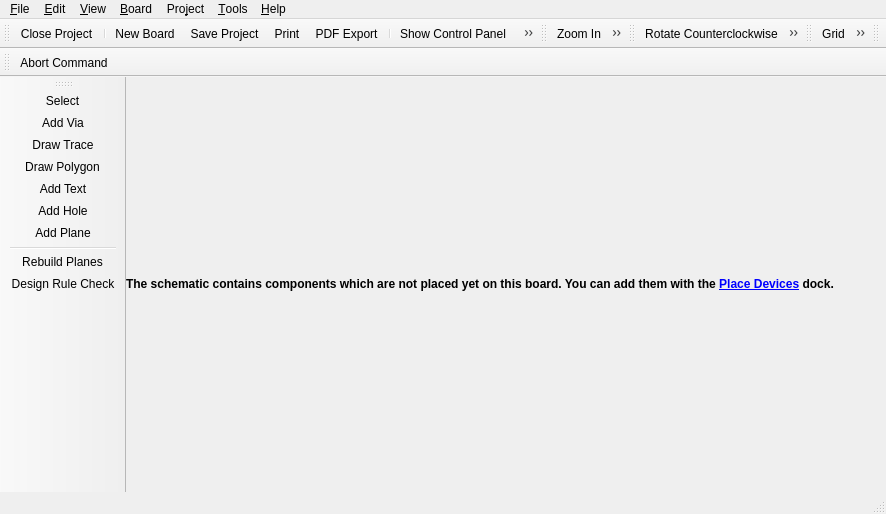
<?xml version="1.0" encoding="UTF-8"?>
<ui version="4.0">
 <class>librepcb::project::editor::BoardEditor</class>
 <widget class="QMainWindow" name="librepcb::project::editor::BoardEditor">
  <property name="enabled">
   <bool>true</bool>
  </property>
  <property name="geometry">
   <rect>
    <x>0</x>
    <y>0</y>
    <width>886</width>
    <height>514</height>
   </rect>
  </property>
  <property name="windowTitle">
   <string>Board Editor</string>
  </property>
  <property name="windowIcon">
   <iconset>
    <normaloff>:/img/actions/board_editor.png</normaloff>:/img/actions/board_editor.png</iconset>
  </property>
  <widget class="QWidget" name="centralwidget">
   <layout class="QVBoxLayout" name="verticalLayout">
    <property name="spacing">
     <number>0</number>
    </property>
    <property name="leftMargin">
     <number>0</number>
    </property>
    <property name="topMargin">
     <number>0</number>
    </property>
    <property name="rightMargin">
     <number>0</number>
    </property>
    <property name="bottomMargin">
     <number>0</number>
    </property>
    <item>
     <widget class="QTabBar" name="tabBar" native="true"/>
    </item>
    <item>
     <widget class="QLabel" name="lblUnplacedComponentsNote">
      <property name="font">
       <font>
        <weight>75</weight>
        <bold>true</bold>
       </font>
      </property>
      <property name="styleSheet">
       <string notr="true">QLabel {background-color: rgb(255, 255, 127); color: rgb(170, 0, 0);};</string>
      </property>
      <property name="text">
       <string>&lt;html&gt;&lt;head/&gt;&lt;body&gt;&lt;p&gt;The schematic contains components which are not placed yet on this board. You can add them with the &lt;a href=&quot;PlaceDevicesDock&quot;&gt;&lt;span style=&quot; text-decoration: underline; color:#0000ff;&quot;&gt;Place Devices&lt;/span&gt;&lt;/a&gt; dock.&lt;/p&gt;&lt;/body&gt;&lt;/html&gt;</string>
      </property>
      <property name="wordWrap">
       <bool>true</bool>
      </property>
      <property name="margin">
       <number>10</number>
      </property>
     </widget>
    </item>
   </layout>
  </widget>
  <widget class="QMenuBar" name="menubar">
   <property name="geometry">
    <rect>
     <x>0</x>
     <y>0</y>
     <width>886</width>
     <height>22</height>
    </rect>
   </property>
   <widget class="QMenu" name="menuFile">
    <property name="title">
     <string>&amp;File</string>
    </property>
    <addaction name="actionProjectSave"/>
    <addaction name="separator"/>
    <addaction name="actionExportLppz"/>
    <addaction name="actionExportAsPdf"/>
    <addaction name="actionExportAsSvg"/>
    <addaction name="actionGenerateBom"/>
    <addaction name="actionGenerateFabricationData"/>
    <addaction name="actionGeneratePickPlace"/>
    <addaction name="separator"/>
    <addaction name="actionImportDxf"/>
    <addaction name="separator"/>
    <addaction name="actionPrint"/>
    <addaction name="separator"/>
    <addaction name="actionProjectClose"/>
    <addaction name="actionQuit"/>
   </widget>
   <widget class="QMenu" name="menuEdit">
    <property name="title">
     <string>&amp;Edit</string>
    </property>
    <addaction name="actionUndo"/>
    <addaction name="actionRedo"/>
    <addaction name="separator"/>
    <addaction name="actionSelectAll"/>
    <addaction name="separator"/>
    <addaction name="actionRotate_CCW"/>
    <addaction name="actionRotate_CW"/>
    <addaction name="actionFlipHorizontal"/>
    <addaction name="actionFlipVertical"/>
    <addaction name="actionCopy"/>
    <addaction name="actionCut"/>
    <addaction name="actionPaste"/>
    <addaction name="actionRemove"/>
    <addaction name="separator"/>
    <addaction name="actionEditNetClasses"/>
   </widget>
   <widget class="QMenu" name="menuView">
    <property name="title">
     <string>&amp;View</string>
    </property>
    <addaction name="actionGrid"/>
    <addaction name="separator"/>
    <addaction name="actionHideAllPlanes"/>
    <addaction name="actionShowAllPlanes"/>
    <addaction name="separator"/>
    <addaction name="actionZoomIn"/>
    <addaction name="actionZoomOut"/>
    <addaction name="actionZoomAll"/>
   </widget>
   <widget class="QMenu" name="menuProject">
    <property name="title">
     <string>Pro&amp;ject</string>
    </property>
    <addaction name="actionProjectProperties"/>
    <addaction name="actionProjectSettings"/>
    <addaction name="separator"/>
    <addaction name="actionUpdateLibrary"/>
   </widget>
   <widget class="QMenu" name="menuTools">
    <property name="title">
     <string>&amp;Tools</string>
    </property>
    <addaction name="actionToolSelect"/>
    <addaction name="actionToolAddVia"/>
    <addaction name="actionToolDrawTrace"/>
    <addaction name="actionToolDrawPolygon"/>
    <addaction name="actionToolAddText"/>
    <addaction name="actionToolAddHole"/>
    <addaction name="actionToolAddPlane"/>
   </widget>
   <widget class="QMenu" name="menuHelp">
    <property name="enabled">
     <bool>true</bool>
    </property>
    <property name="title">
     <string>&amp;Help</string>
    </property>
    <addaction name="actionOnlineDocumentation"/>
    <addaction name="actionOpenWebsite"/>
    <addaction name="actionAbout"/>
    <addaction name="actionAboutQt"/>
   </widget>
   <widget class="QMenu" name="menuBoard">
    <property name="title">
     <string>&amp;Board</string>
    </property>
    <addaction name="actionLayerStackSetup"/>
    <addaction name="actionModifyDesignRules"/>
    <addaction name="actionDesignRuleCheck"/>
    <addaction name="separator"/>
    <addaction name="actionRebuildPlanes"/>
    <addaction name="separator"/>
    <addaction name="actionNewBoard"/>
    <addaction name="actionCopyBoard"/>
    <addaction name="actionRemoveBoard"/>
    <addaction name="separator"/>
   </widget>
   <addaction name="menuFile"/>
   <addaction name="menuEdit"/>
   <addaction name="menuView"/>
   <addaction name="menuBoard"/>
   <addaction name="menuProject"/>
   <addaction name="menuTools"/>
   <addaction name="menuHelp"/>
  </widget>
  <widget class="librepcb::StatusBar" name="statusbar"/>
  <widget class="QToolBar" name="fileToolbar">
   <property name="windowTitle">
    <string>File</string>
   </property>
   <attribute name="toolBarArea">
    <enum>TopToolBarArea</enum>
   </attribute>
   <attribute name="toolBarBreak">
    <bool>false</bool>
   </attribute>
   <addaction name="actionProjectClose"/>
   <addaction name="separator"/>
   <addaction name="actionNewBoard"/>
   <addaction name="actionProjectSave"/>
   <addaction name="actionPrint"/>
   <addaction name="actionExportAsPdf"/>
   <addaction name="separator"/>
   <addaction name="actionShowControlPanel"/>
   <addaction name="actionShowSchematicEditor"/>
   <addaction name="separator"/>
   <addaction name="actionUndo"/>
   <addaction name="actionRedo"/>
  </widget>
  <widget class="QToolBar" name="zoomToolbar">
   <property name="windowTitle">
    <string>Zoom</string>
   </property>
   <attribute name="toolBarArea">
    <enum>TopToolBarArea</enum>
   </attribute>
   <attribute name="toolBarBreak">
    <bool>false</bool>
   </attribute>
   <addaction name="actionZoomIn"/>
   <addaction name="actionZoomOut"/>
   <addaction name="actionZoomAll"/>
  </widget>
  <widget class="QToolBar" name="editToolbar">
   <property name="windowTitle">
    <string>Edit</string>
   </property>
   <attribute name="toolBarArea">
    <enum>TopToolBarArea</enum>
   </attribute>
   <attribute name="toolBarBreak">
    <bool>false</bool>
   </attribute>
   <addaction name="actionRotate_CCW"/>
   <addaction name="actionRotate_CW"/>
   <addaction name="actionFlipHorizontal"/>
   <addaction name="actionFlipVertical"/>
   <addaction name="separator"/>
   <addaction name="actionCut"/>
   <addaction name="actionCopy"/>
   <addaction name="actionPaste"/>
   <addaction name="actionRemove"/>
  </widget>
  <widget class="QToolBar" name="viewToolbar">
   <property name="windowTitle">
    <string>View</string>
   </property>
   <attribute name="toolBarArea">
    <enum>TopToolBarArea</enum>
   </attribute>
   <attribute name="toolBarBreak">
    <bool>false</bool>
   </attribute>
   <addaction name="actionGrid"/>
   <addaction name="actionOpen3DViewer"/>
  </widget>
  <widget class="librepcb::project::editor::SearchToolBar" name="searchToolbar">
   <property name="windowTitle">
    <string>Search</string>
   </property>
   <attribute name="toolBarArea">
    <enum>TopToolBarArea</enum>
   </attribute>
   <attribute name="toolBarBreak">
    <bool>false</bool>
   </attribute>
  </widget>
  <widget class="QToolBar" name="toolsToolbar">
   <property name="windowTitle">
    <string>Tools</string>
   </property>
   <attribute name="toolBarArea">
    <enum>LeftToolBarArea</enum>
   </attribute>
   <attribute name="toolBarBreak">
    <bool>false</bool>
   </attribute>
   <addaction name="actionToolSelect"/>
   <addaction name="actionToolAddVia"/>
   <addaction name="actionToolDrawTrace"/>
   <addaction name="actionToolDrawPolygon"/>
   <addaction name="actionToolAddText"/>
   <addaction name="actionToolAddHole"/>
   <addaction name="actionToolAddPlane"/>
   <addaction name="separator"/>
   <addaction name="actionRebuildPlanes"/>
   <addaction name="actionDesignRuleCheck"/>
  </widget>
  <widget class="QToolBar" name="commandToolbar">
   <property name="windowTitle">
    <string>Command</string>
   </property>
   <attribute name="toolBarArea">
    <enum>TopToolBarArea</enum>
   </attribute>
   <attribute name="toolBarBreak">
    <bool>true</bool>
   </attribute>
   <addaction name="actionCommandAbort"/>
  </widget>
  <action name="actionProjectSave">
   <property name="icon">
    <iconset>
     <normaloff>:/img/actions/save.png</normaloff>:/img/actions/save.png</iconset>
   </property>
   <property name="text">
    <string>&amp;Save Project</string>
   </property>
   <property name="shortcut">
    <string notr="true">Ctrl+S</string>
   </property>
  </action>
  <action name="actionProjectClose">
   <property name="icon">
    <iconset>
     <normaloff>:/img/actions/close.png</normaloff>:/img/actions/close.png</iconset>
   </property>
   <property name="text">
    <string>&amp;Close Project</string>
   </property>
   <property name="shortcut">
    <string notr="true"/>
   </property>
  </action>
  <action name="actionPrint">
   <property name="icon">
    <iconset>
     <normaloff>:/img/actions/print.png</normaloff>:/img/actions/print.png</iconset>
   </property>
   <property name="text">
    <string>&amp;Print</string>
   </property>
   <property name="shortcut">
    <string notr="true">Ctrl+P</string>
   </property>
  </action>
  <action name="actionQuit">
   <property name="icon">
    <iconset>
     <normaloff>:/img/actions/quit.png</normaloff>:/img/actions/quit.png</iconset>
   </property>
   <property name="text">
    <string>&amp;Quit</string>
   </property>
   <property name="shortcut">
    <string notr="true">Ctrl+Q</string>
   </property>
  </action>
  <action name="actionExportAsPdf">
   <property name="icon">
    <iconset>
     <normaloff>:/img/actions/pdf.png</normaloff>:/img/actions/pdf.png</iconset>
   </property>
   <property name="text">
    <string>PDF &amp;Export</string>
   </property>
   <property name="shortcut">
    <string notr="true"/>
   </property>
  </action>
  <action name="actionShowControlPanel">
   <property name="icon">
    <iconset>
     <normaloff>:/img/actions/home.png</normaloff>:/img/actions/home.png</iconset>
   </property>
   <property name="text">
    <string>Show Control Panel</string>
   </property>
   <property name="shortcut">
    <string notr="true"/>
   </property>
  </action>
  <action name="actionShowSchematicEditor">
   <property name="icon">
    <iconset>
     <normaloff>:/img/actions/schematic.png</normaloff>:/img/actions/schematic.png</iconset>
   </property>
   <property name="text">
    <string>Show Schematic Editor</string>
   </property>
   <property name="shortcut">
    <string notr="true"/>
   </property>
  </action>
  <action name="actionUndo">
   <property name="icon">
    <iconset>
     <normaloff>:/img/actions/undo.png</normaloff>:/img/actions/undo.png</iconset>
   </property>
   <property name="text">
    <string>&amp;Undo</string>
   </property>
   <property name="shortcut">
    <string notr="true">Ctrl+Z</string>
   </property>
  </action>
  <action name="actionRedo">
   <property name="icon">
    <iconset>
     <normaloff>:/img/actions/redo.png</normaloff>:/img/actions/redo.png</iconset>
   </property>
   <property name="text">
    <string>&amp;Redo</string>
   </property>
   <property name="shortcut">
    <string notr="true">Ctrl+Y</string>
   </property>
  </action>
  <action name="actionOnlineDocumentation">
   <property name="icon">
    <iconset>
     <normaloff>:/img/actions/help.png</normaloff>:/img/actions/help.png</iconset>
   </property>
   <property name="text">
    <string>Online Documentation</string>
   </property>
   <property name="shortcut">
    <string notr="true">F1</string>
   </property>
  </action>
  <action name="actionOpenWebsite">
   <property name="icon">
    <iconset>
     <normaloff>:/img/actions/open_browser.png</normaloff>:/img/actions/open_browser.png</iconset>
   </property>
   <property name="text">
    <string>LibrePCB Website</string>
   </property>
   <property name="shortcut">
    <string notr="true"/>
   </property>
  </action>
  <action name="actionRotate_CCW">
   <property name="icon">
    <iconset>
     <normaloff>:/img/actions/rotate_left.png</normaloff>:/img/actions/rotate_left.png</iconset>
   </property>
   <property name="text">
    <string>R&amp;otate Counterclockwise</string>
   </property>
   <property name="shortcut">
    <string notr="true">R</string>
   </property>
  </action>
  <action name="actionRotate_CW">
   <property name="icon">
    <iconset>
     <normaloff>:/img/actions/rotate_right.png</normaloff>:/img/actions/rotate_right.png</iconset>
   </property>
   <property name="text">
    <string>Rotate C&amp;lockwise</string>
   </property>
   <property name="shortcut">
    <string notr="true">Shift+R</string>
   </property>
  </action>
  <action name="actionCopy">
   <property name="icon">
    <iconset>
     <normaloff>:/img/actions/copy.png</normaloff>:/img/actions/copy.png</iconset>
   </property>
   <property name="text">
    <string>&amp;Copy</string>
   </property>
   <property name="shortcut">
    <string notr="true">Ctrl+C</string>
   </property>
  </action>
  <action name="actionCut">
   <property name="icon">
    <iconset>
     <normaloff>:/img/actions/cut.png</normaloff>:/img/actions/cut.png</iconset>
   </property>
   <property name="text">
    <string>Cut</string>
   </property>
   <property name="shortcut">
    <string notr="true">Ctrl+X</string>
   </property>
  </action>
  <action name="actionPaste">
   <property name="icon">
    <iconset>
     <normaloff>:/img/actions/paste.png</normaloff>:/img/actions/paste.png</iconset>
   </property>
   <property name="text">
    <string>&amp;Paste</string>
   </property>
   <property name="shortcut">
    <string notr="true">Ctrl+V</string>
   </property>
  </action>
  <action name="actionRemove">
   <property name="icon">
    <iconset>
     <normaloff>:/img/actions/delete.png</normaloff>:/img/actions/delete.png</iconset>
   </property>
   <property name="text">
    <string>R&amp;emove</string>
   </property>
   <property name="shortcut">
    <string notr="true">Del</string>
   </property>
  </action>
  <action name="actionGrid">
   <property name="icon">
    <iconset>
     <normaloff>:/img/actions/grid.png</normaloff>:/img/actions/grid.png</iconset>
   </property>
   <property name="text">
    <string>&amp;Grid</string>
   </property>
   <property name="shortcut">
    <string notr="true"/>
   </property>
  </action>
  <action name="actionZoomIn">
   <property name="icon">
    <iconset>
     <normaloff>:/img/actions/zoom_in.png</normaloff>:/img/actions/zoom_in.png</iconset>
   </property>
   <property name="text">
    <string>&amp;Zoom In</string>
   </property>
   <property name="shortcut">
    <string notr="true">Ctrl++</string>
   </property>
  </action>
  <action name="actionZoomOut">
   <property name="icon">
    <iconset>
     <normaloff>:/img/actions/zoom_out.png</normaloff>:/img/actions/zoom_out.png</iconset>
   </property>
   <property name="text">
    <string>Zoom &amp;Out</string>
   </property>
   <property name="shortcut">
    <string notr="true">Ctrl+-</string>
   </property>
  </action>
  <action name="actionZoomAll">
   <property name="icon">
    <iconset>
     <normaloff>:/img/actions/zoom_all.png</normaloff>:/img/actions/zoom_all.png</iconset>
   </property>
   <property name="text">
    <string>Zoo&amp;m All</string>
   </property>
   <property name="shortcut">
    <string notr="true"/>
   </property>
  </action>
  <action name="actionProjectProperties">
   <property name="text">
    <string>&amp;Properties</string>
   </property>
   <property name="toolTip">
    <string>Edit Project Properties</string>
   </property>
   <property name="shortcut">
    <string notr="true"/>
   </property>
  </action>
  <action name="actionProjectSettings">
   <property name="icon">
    <iconset>
     <normaloff>:/img/actions/settings.png</normaloff>:/img/actions/settings.png</iconset>
   </property>
   <property name="text">
    <string>&amp;Settings</string>
   </property>
   <property name="toolTip">
    <string>Project Settings</string>
   </property>
   <property name="shortcut">
    <string notr="true"/>
   </property>
  </action>
  <action name="actionAbout">
   <property name="icon">
    <iconset>
     <normaloff>:/img/actions/info.png</normaloff>:/img/actions/info.png</iconset>
   </property>
   <property name="text">
    <string>&amp;About LibrePCB</string>
   </property>
   <property name="shortcut">
    <string notr="true"/>
   </property>
   <property name="menuRole">
    <enum>QAction::AboutRole</enum>
   </property>
  </action>
  <action name="actionAboutQt">
   <property name="text">
    <string>About &amp;Qt</string>
   </property>
   <property name="shortcut">
    <string notr="true"/>
   </property>
   <property name="menuRole">
    <enum>QAction::AboutQtRole</enum>
   </property>
  </action>
  <action name="actionToolSelect">
   <property name="icon">
    <iconset>
     <normaloff>:/img/actions/select.png</normaloff>:/img/actions/select.png</iconset>
   </property>
   <property name="text">
    <string>&amp;Select</string>
   </property>
   <property name="shortcut">
    <string notr="true"/>
   </property>
  </action>
  <action name="actionCommandAbort">
   <property name="icon">
    <iconset>
     <normaloff>:/img/actions/stop.png</normaloff>:/img/actions/stop.png</iconset>
   </property>
   <property name="text">
    <string>Abort Command</string>
   </property>
   <property name="shortcut">
    <string notr="true">Esc</string>
   </property>
  </action>
  <action name="actionNewBoard">
   <property name="icon">
    <iconset>
     <normaloff>:/img/actions/new_2.png</normaloff>:/img/actions/new_2.png</iconset>
   </property>
   <property name="text">
    <string>&amp;New Board</string>
   </property>
   <property name="shortcut">
    <string notr="true">Ctrl+N</string>
   </property>
  </action>
  <action name="actionEditNetClasses">
   <property name="text">
    <string>&amp;Net Classes</string>
   </property>
   <property name="shortcut">
    <string notr="true"/>
   </property>
  </action>
  <action name="actionFlipHorizontal">
   <property name="icon">
    <iconset>
     <normaloff>:/img/actions/flip_horizontal.png</normaloff>:/img/actions/flip_horizontal.png</iconset>
   </property>
   <property name="text">
    <string>&amp;Flip Horizontal</string>
   </property>
   <property name="shortcut">
    <string notr="true">F</string>
   </property>
  </action>
  <action name="actionFlipVertical">
   <property name="icon">
    <iconset>
     <normaloff>:/img/actions/flip_vertical.png</normaloff>:/img/actions/flip_vertical.png</iconset>
   </property>
   <property name="text">
    <string>Flip &amp;Vertical</string>
   </property>
   <property name="shortcut">
    <string notr="true">Shift+F</string>
   </property>
  </action>
  <action name="actionToolDrawTrace">
   <property name="icon">
    <iconset>
     <normaloff>:/img/actions/draw_wire.png</normaloff>:/img/actions/draw_wire.png</iconset>
   </property>
   <property name="text">
    <string>&amp;Draw Trace</string>
   </property>
   <property name="shortcut">
    <string notr="true"/>
   </property>
  </action>
  <action name="actionToolAddVia">
   <property name="icon">
    <iconset>
     <normaloff>:/img/actions/add_via.png</normaloff>:/img/actions/add_via.png</iconset>
   </property>
   <property name="text">
    <string>&amp;Add Via</string>
   </property>
   <property name="shortcut">
    <string notr="true"/>
   </property>
  </action>
  <action name="actionCopyBoard">
   <property name="icon">
    <iconset>
     <normaloff>:/img/actions/copy.png</normaloff>:/img/actions/copy.png</iconset>
   </property>
   <property name="text">
    <string>&amp;Copy Board</string>
   </property>
   <property name="shortcut">
    <string notr="true"/>
   </property>
  </action>
  <action name="actionGenerateFabricationData">
   <property name="icon">
    <iconset>
     <normaloff>:/img/actions/export_gerber.png</normaloff>:/img/actions/export_gerber.png</iconset>
   </property>
   <property name="text">
    <string>&amp;Generate Fabrication Data</string>
   </property>
   <property name="toolTip">
    <string>Generate Fabrication Data</string>
   </property>
   <property name="shortcut">
    <string notr="true"/>
   </property>
  </action>
  <action name="actionModifyDesignRules">
   <property name="text">
    <string>&amp;Design Rules</string>
   </property>
   <property name="shortcut">
    <string notr="true"/>
   </property>
  </action>
  <action name="actionLayerStackSetup">
   <property name="text">
    <string>&amp;Layer Stack Setup</string>
   </property>
   <property name="shortcut">
    <string notr="true"/>
   </property>
  </action>
  <action name="actionRemoveBoard">
   <property name="icon">
    <iconset>
     <normaloff>:/img/actions/delete.png</normaloff>:/img/actions/delete.png</iconset>
   </property>
   <property name="text">
    <string>Remove &amp;Board</string>
   </property>
   <property name="shortcut">
    <string notr="true"/>
   </property>
  </action>
  <action name="actionToolDrawPolygon">
   <property name="icon">
    <iconset>
     <normaloff>:/img/actions/draw_polygon.png</normaloff>:/img/actions/draw_polygon.png</iconset>
   </property>
   <property name="text">
    <string>D&amp;raw Polygon</string>
   </property>
   <property name="shortcut">
    <string notr="true"/>
   </property>
  </action>
  <action name="actionRebuildPlanes">
   <property name="icon">
    <iconset>
     <normaloff>:/img/actions/rebuild_plane.png</normaloff>:/img/actions/rebuild_plane.png</iconset>
   </property>
   <property name="text">
    <string>&amp;Rebuild Planes</string>
   </property>
   <property name="shortcut">
    <string notr="true"/>
   </property>
  </action>
  <action name="actionToolAddPlane">
   <property name="icon">
    <iconset>
     <normaloff>:/img/actions/add_plane.png</normaloff>:/img/actions/add_plane.png</iconset>
   </property>
   <property name="text">
    <string>Add &amp;Plane</string>
   </property>
   <property name="shortcut">
    <string notr="true"/>
   </property>
  </action>
  <action name="actionToolAddText">
   <property name="icon">
    <iconset>
     <normaloff>:/img/actions/add_text.png</normaloff>:/img/actions/add_text.png</iconset>
   </property>
   <property name="text">
    <string>Add T&amp;ext</string>
   </property>
   <property name="shortcut">
    <string notr="true"/>
   </property>
  </action>
  <action name="actionToolAddHole">
   <property name="icon">
    <iconset>
     <normaloff>:/img/actions/add_hole.png</normaloff>:/img/actions/add_hole.png</iconset>
   </property>
   <property name="text">
    <string>Add &amp;Hole</string>
   </property>
   <property name="shortcut">
    <string notr="true"/>
   </property>
  </action>
  <action name="actionUpdateLibrary">
   <property name="icon">
    <iconset>
     <normaloff>:/img/actions/refresh.png</normaloff>:/img/actions/refresh.png</iconset>
   </property>
   <property name="text">
    <string>Update Library</string>
   </property>
   <property name="shortcut">
    <string notr="true"/>
   </property>
  </action>
  <action name="actionExportLppz">
   <property name="icon">
    <iconset>
     <normaloff>:/img/actions/export_zip.png</normaloff>:/img/actions/export_zip.png</iconset>
   </property>
   <property name="text">
    <string>&amp;Export project to *.lppz</string>
   </property>
   <property name="toolTip">
    <string>Export project to *.lppz</string>
   </property>
   <property name="shortcut">
    <string notr="true"/>
   </property>
  </action>
  <action name="actionGenerateBom">
   <property name="icon">
    <iconset>
     <normaloff>:/img/actions/generate_bom.png</normaloff>:/img/actions/generate_bom.png</iconset>
   </property>
   <property name="text">
    <string>Generate BOM</string>
   </property>
   <property name="toolTip">
    <string>Generate BOM</string>
   </property>
   <property name="shortcut">
    <string notr="true"/>
   </property>
  </action>
  <action name="actionShowAllPlanes">
   <property name="icon">
    <iconset>
     <normaloff>:/img/actions/show_planes.png</normaloff>:/img/actions/show_planes.png</iconset>
   </property>
   <property name="text">
    <string>Show All Planes</string>
   </property>
   <property name="shortcut">
    <string notr="true"/>
   </property>
  </action>
  <action name="actionHideAllPlanes">
   <property name="icon">
    <iconset>
     <normaloff>:/img/actions/hide_planes.png</normaloff>:/img/actions/hide_planes.png</iconset>
   </property>
   <property name="text">
    <string>Hide All Planes</string>
   </property>
   <property name="shortcut">
    <string notr="true"/>
   </property>
  </action>
  <action name="actionDesignRuleCheck">
   <property name="icon">
    <iconset>
     <normaloff>:/img/actions/drc.png</normaloff>:/img/actions/drc.png</iconset>
   </property>
   <property name="text">
    <string>Design Rule Check</string>
   </property>
   <property name="shortcut">
    <string notr="true"/>
   </property>
  </action>
  <action name="actionGeneratePickPlace">
   <property name="icon">
    <iconset>
     <normaloff>:/img/actions/export_pick_place_file.png</normaloff>:/img/actions/export_pick_place_file.png</iconset>
   </property>
   <property name="text">
    <string>Generate Pick&amp;&amp;Place Files</string>
   </property>
   <property name="shortcut">
    <string notr="true"/>
   </property>
  </action>
  <action name="actionExportAsSvg">
   <property name="icon">
    <iconset>
     <normaloff>:/img/actions/export_svg.png</normaloff>:/img/actions/export_svg.png</iconset>
   </property>
   <property name="text">
    <string>SVG Export</string>
   </property>
   <property name="shortcut">
    <string notr="true"/>
   </property>
  </action>
  <action name="actionSelectAll">
   <property name="icon">
    <iconset>
     <normaloff>:/img/actions/select_all.png</normaloff>:/img/actions/select_all.png</iconset>
   </property>
   <property name="text">
    <string>Select All</string>
   </property>
   <property name="shortcut">
    <string notr="true">Ctrl+A</string>
   </property>
  </action>
  <action name="actionImportDxf">
   <property name="icon">
    <iconset>
     <normaloff>:/img/actions/import.png</normaloff>:/img/actions/import.png</iconset>
   </property>
   <property name="text">
    <string>Import DXF</string>
   </property>
  </action>
  <action name="actionOpen3DViewer">
   <property name="text">
    <string>Open 3D Viewer</string>
   </property>
  </action>
 </widget>
 <customwidgets>
  <customwidget>
   <class>librepcb::StatusBar</class>
   <extends>QStatusBar</extends>
   <header location="global">librepcb/common/widgets/statusbar.h</header>
  </customwidget>
  <customwidget>
   <class>QTabBar</class>
   <extends>QWidget</extends>
   <header>qtabbar.h</header>
  </customwidget>
  <customwidget>
   <class>librepcb::project::editor::SearchToolBar</class>
   <extends>QToolBar</extends>
   <header location="global">librepcb/projecteditor/toolbars/searchtoolbar.h</header>
  </customwidget>
 </customwidgets>
 <resources/>
 <connections/>
</ui>
